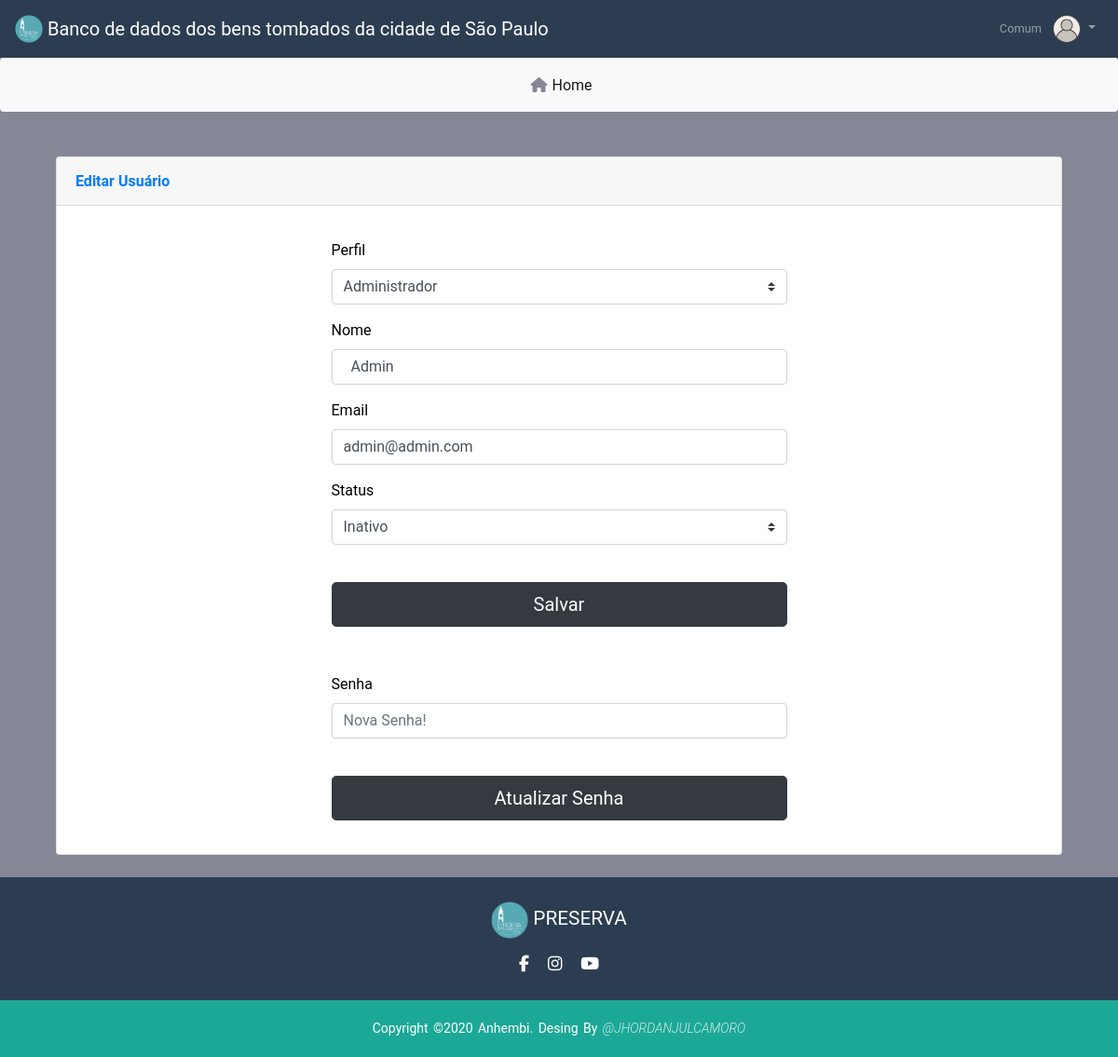
The app's page /editarUsuario.php?id=4 (signed in), older data.
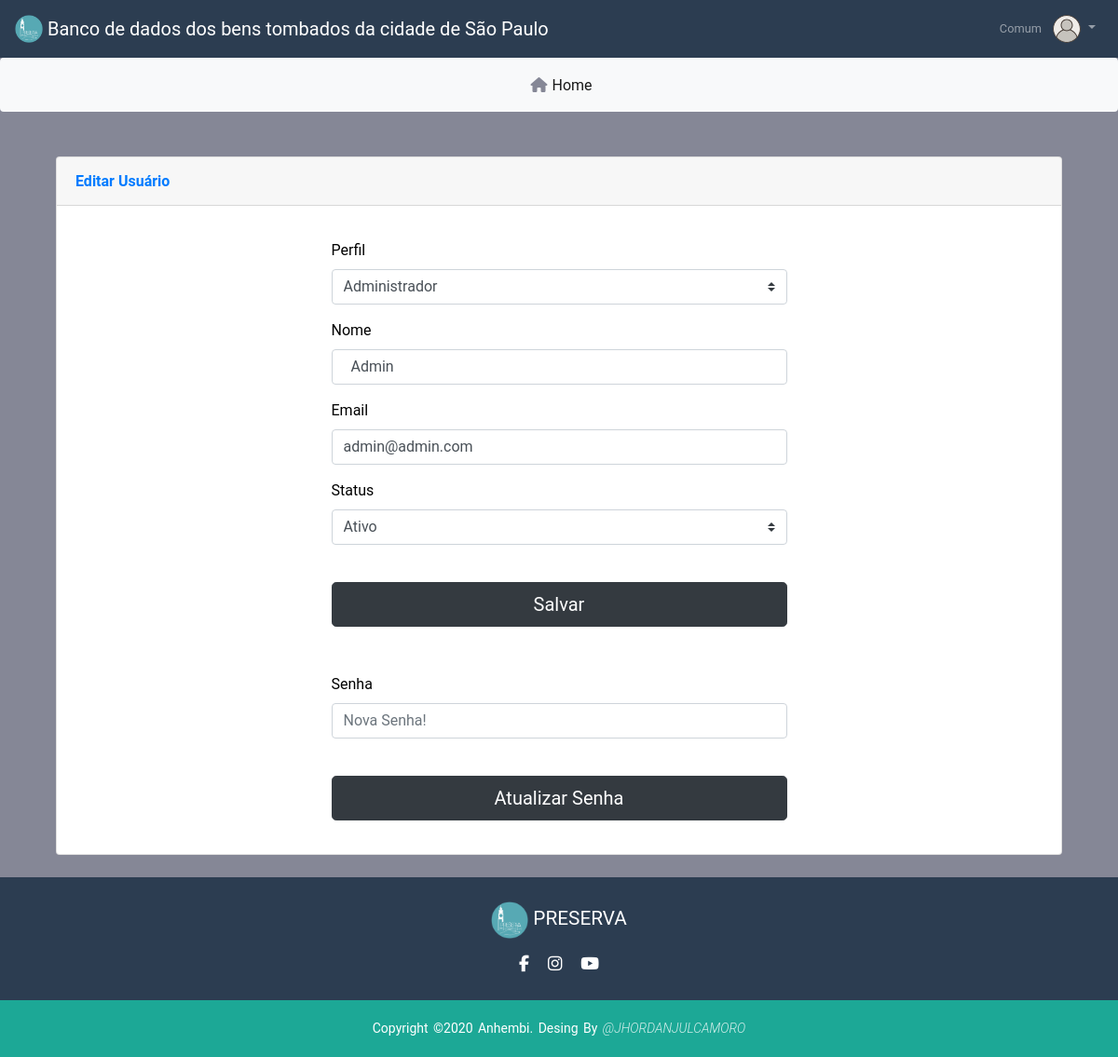
The same page, newer data.
### tables this page shows
CREATE TABLE `users` (
  `id` int(11) NOT NULL,
  `perfil` varchar(20) NOT NULL,
  `username` varchar(30) NOT NULL,
  `email` varchar(30) NOT NULL,
  `status` varchar(30) DEFAULT NULL,
  `password` varchar(60) NOT NULL,
  `created_at` timestamp NULL DEFAULT CURRENT_TIMESTAMP,
  `updated_at` datetime DEFAULT CURRENT_TIMESTAMP ON UPDATE CURRENT_TIMESTAMP
);

### editarUsuario.php (the view, shortened to what the changed rows need)
<?php
$servername = "db";
$usernames = "root";
$passwords = "";
$dbname = "conpresp_db";
$conn = mysqli_connect($servername, $usernames, $passwords, $dbname) or die('Erro ao conectar');
$idd = filter_input(INPUT_GET, 'id', FILTER_SANITIZE_NUMBER_INT);
$result_usuario = "SELECT * FROM users WHERE id = '$idd'";
$resultado_usuario = mysqli_query($conn, $result_usuario);
$dados = mysqli_fetch_assoc($resultado_usuario);
?>
<!DOCTYPE html>
<html lang="en">
<head>
    <link rel="stylesheet" href="https://maxcdn.bootstrapcdn.com/bootstrap/4.0.0/css/bootstrap.min.css" />
    <link rel="stylesheet" href="css/home.css" />
</head>
<body>
    <div class="container mt-4">
        <div class="container-fluid">
            <div class="row">
                <div class="col-xl-12 col-lg-12">
                    <div class="card shadow mb-4">
                        <div class="card-body">
                            <div class="container col-md-6">
                                <form method="post" action="editarUser.php">
                                    <div class="form-group">
                                        <label style="color: black">Perfil</label>
                                        <select class="custom-select" name="perfil" required>
                                            <option value="Administrador" <?php echo $dados['perfil'] == 'Administrador' ? 'selected' : ''  ?>>Administrador</option>
                                        </select>
                                    </div>
                                    <div class="form-group">
                                        <label style="color: black">Nome</label>
                                        <input type="text" class="form-control" name="username" value=" <?php echo $dados['username'] ?>" required>
                                    </div>
                                    <div class="form-group">
                                        <label style="color: black">Email</label>
                                        <input type="email" class="form-control" name="email" value=" <?php echo $dados['email'] ?>" required>
                                    </div>
                                    <div class="form-group">
                                        <label style="color: black">Status</label>
                                        <select class="custom-select" name="status" required>
                                            <option value="Ativo" <?php echo $dados['status'] == 'Ativo' ? 'selected' : ''  ?>>Ativo </option>
                                            <option value="Inativo" <?php echo $dados['status'] == 'Inativo' ? 'selected' : ''  ?>>Inativo</option>
                                        </select>
                                    </div>
                                    <br>
                                </form>
                            </div>
                        </div>
                    </div>
                </div>
            </div>
        </div>
    </div>
</body>
</html>

Row changes from the older to the newer data that the page shows:
changed users "Administrador": status "Inativo" → "Ativo"
